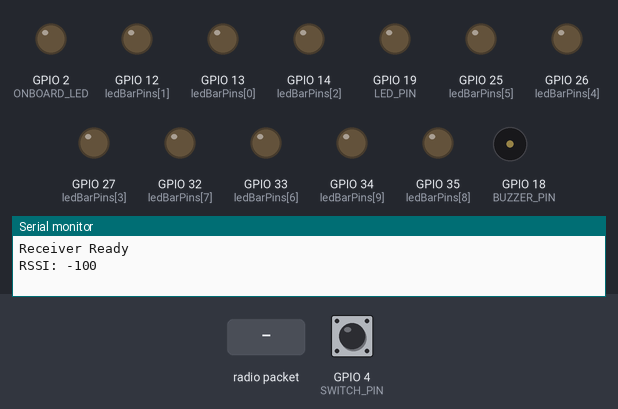
Simulated run of this sketch. Board: ESP32. On the bench: output pins drawn as LEDs (lit = HIGH), buzzer (waves = sounding), the last lines printed to the serial monitor. The inputs (shaded band) are chosen by the test bench; at power-on: GPIO 4 (SWITCH_PIN) HIGH.

Above: at 1.2 s.
1.3 s: radio packet "1" arrives
At 2.7 s:
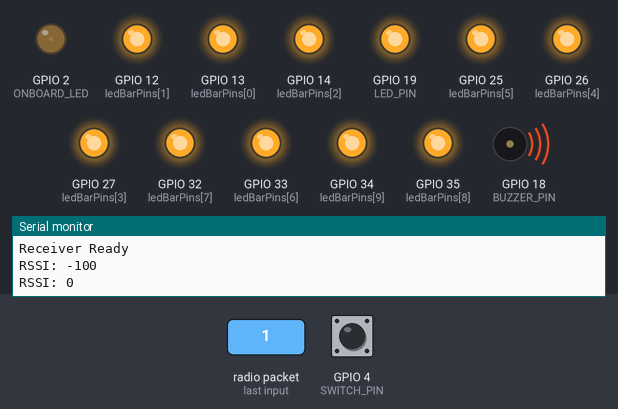
5.9 s: radio packet "0" arrives
At 8.7 s:
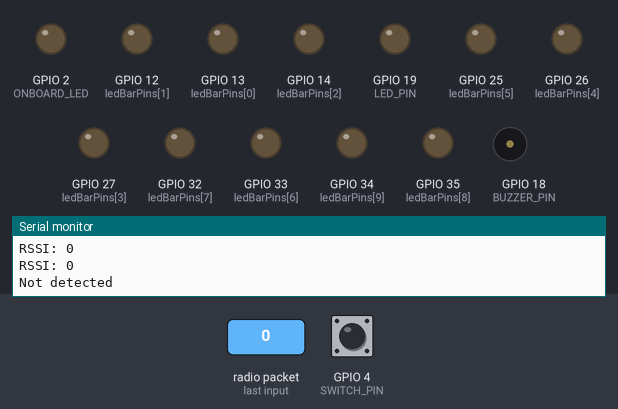
8.9 s: radio packet "2" arrives
At 9.7 s:
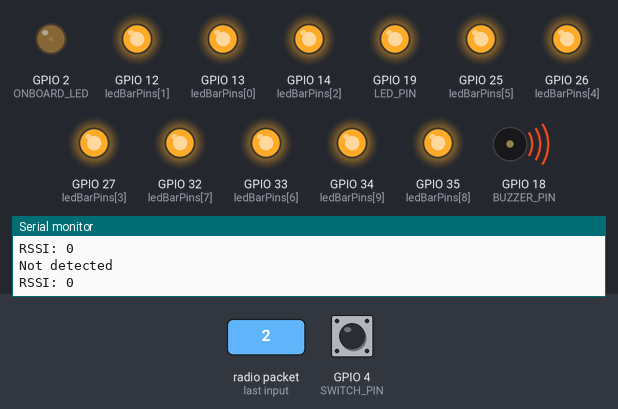
Timing chart, 0 to 12.5 s (numbered marks = the images above; inputs shaded):
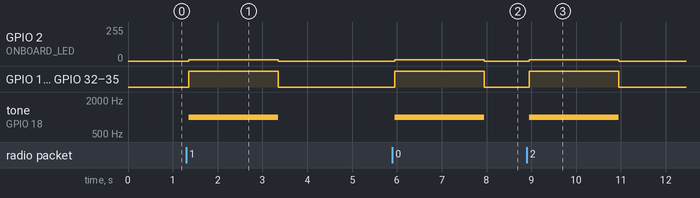

The sketch:

now_rece.ino
```cpp
#include <WiFi.h>
#include <esp_now.h>

// --- Original Single Pins ---
#define LED_PIN 19
#define BUZZER_PIN 18
#define ONBOARD_LED 2

// --- New Switch Pin ---
#define SWITCH_PIN 4

// --- 10-LED Bar Graph Pins ---
const int ledBarPins[10] = {13,12,14,27,26,25,33,32,35,34};

// --- Signal Tracking Variables ---
int lastRSSI = -100;
unsigned long lastReceiveTime = 0;

// --- Blinking/Buzzing State Variables ---
unsigned long previousTime = 0;
bool outputState = LOW;

// --- RSSI and Interval Boundaries ---
const int SILENCE_THRESHOLD = -85; // If signal is weaker than -85, stay completely silent
const int MIN_RSSI = -84; // Start beeping slowly at this signal strength
const int MAX_RSSI = -30; // Strongest expected signal

// Interval bounds (in milliseconds)
const int MAX_INTERVAL = 1000; // 1 second gap between beeps for weak signals
const int MIN_INTERVAL = 0;    // 0ms gap = solid ON for strong signals
const int BEEP_DURATION = 50;  // How long the actual beep lasts

// --- Hardcoded Settings ---
const int buzzerPitch = 1000; // 1000 Hz is a standard clear beep
const int ledBrightness = 10; // Set ONBOARD_LED brightness from 0 (off) to 255 (max bright)

// Callback function: Executes when data is received
void onReceive(const esp_now_recv_info_t *info, const uint8_t *data, int len) {
  lastRSSI = info->rx_ctrl->rssi;
  lastReceiveTime = millis();
}

// Helper function to easily update the 10-LED bar graph
void updateLEDBar(int numLedsOn) {
  for (int i = 0; i <= 10; i++) {
    if (i < numLedsOn) {
      digitalWrite(ledBarPins[i], HIGH);
    } else {
      digitalWrite(ledBarPins[i], LOW);
    }
  }
}

void setup() {
  Serial.begin(115200);

  // Initialize pins
  pinMode(LED_PIN, OUTPUT);
  pinMode(BUZZER_PIN, OUTPUT);
  pinMode(ONBOARD_LED, OUTPUT);

  // Initialize switch pin
  pinMode(SWITCH_PIN, INPUT);

  // Initialize all 10 LED bar pins
  for (int i = 0; i < 10; i++) {
    pinMode(ledBarPins[i], OUTPUT);
  }

  WiFi.mode(WIFI_STA);

  if (esp_now_init() != ESP_OK) {
    Serial.println("ESP-NOW Init Failed");
    return;
  }

  esp_now_register_recv_cb(onReceive);
  Serial.println("Receiver Ready");
}

void loop() {
  // --- 0. Master Switch Logic ---
  // Check if the switch is connected to GND (LOW)
  if (digitalRead(SWITCH_PIN) == LOW) {

    // Safety measure: Force everything OFF
    outputState = LOW;
    digitalWrite(LED_PIN, LOW);
    analogWrite(ONBOARD_LED, 0); // Turn OFF onboard LED
    noTone(BUZZER_PIN);
    updateLEDBar(0);

    Serial.println("System Paused. Flip switch to VCC to resume.");

    // Enter infinite loop until switch is flipped to VCC (HIGH)
    while (digitalRead(SWITCH_PIN) == LOW) {
      delay(10); // Feed the watchdog timer
    }

    Serial.println("System Resumed!");
  }


  // --- Resume Normal Operation if Switch is HIGH ---
  unsigned long currentMillis = millis();

  // --- 1. Serial Monitor Reporting (Once per second) ---
  static unsigned long lastPrint = 0;
  if (currentMillis - lastPrint > 1000) {
    lastPrint = currentMillis;

    if (currentMillis - lastReceiveTime > 2000) {
      Serial.println("Not detected");
    } else {
      Serial.print("RSSI: ");
      Serial.println(lastRSSI);
    }
  }

  // --- 2. LED Bar Graph Update Logic ---
  int activeLeds = 0;

  if (currentMillis - lastReceiveTime <= 2000 && lastRSSI >= SILENCE_THRESHOLD) {
    activeLeds = map(lastRSSI, SILENCE_THRESHOLD, -40, 0, 10);
    activeLeds = constrain(activeLeds, 0, 10);
  }

  updateLEDBar(activeLeds);


  // --- 3. Beep and Single LED Blinking Logic ---
  if (currentMillis - lastReceiveTime > 2000 || lastRSSI < SILENCE_THRESHOLD) {
    outputState = LOW;
    digitalWrite(LED_PIN, LOW);
    analogWrite(ONBOARD_LED, 0); // Turn OFF onboard LED
    noTone(BUZZER_PIN);
  }
  else {
    int delayInterval = map(lastRSSI, MIN_RSSI, MAX_RSSI, MAX_INTERVAL, MIN_INTERVAL);
    delayInterval = constrain(delayInterval, MIN_INTERVAL, MAX_INTERVAL);

    if (delayInterval <= 15) {
      digitalWrite(LED_PIN, HIGH);
      analogWrite(ONBOARD_LED, ledBrightness); // Turn ON onboard LED at custom brightness
      tone(BUZZER_PIN, buzzerPitch);
      outputState = HIGH;
    }
    else {
      if (outputState == HIGH) {
        if (currentMillis - previousTime >= BEEP_DURATION) {
          previousTime = currentMillis;
          outputState = LOW;
          digitalWrite(LED_PIN, LOW);
          analogWrite(ONBOARD_LED, 0);  // Turn OFF onboard LED
          noTone(BUZZER_PIN);
        }
      } else {
        if (currentMillis - previousTime >= delayInterval) {
          previousTime = currentMillis;
          outputState = HIGH;
          digitalWrite(LED_PIN, HIGH);
          analogWrite(ONBOARD_LED, ledBrightness); // Turn ON onboard LED at custom brightness
          tone(BUZZER_PIN, buzzerPitch);
        }
      }
    }
  }
}
```

Measured:
- after the input at 1.3 s, GPIO 2 (ONBOARD_LED): 0/255 → 10/255 after 0.05 s, → 0/255 2.0 s later; GPIO 12 (ledBarPins[1]): LOW → HIGH after 0.05 s, → LOW 2.0 s later
- after the input at 5.9 s, GPIO 2 (ONBOARD_LED): 0/255 → 10/255 after 0.05 s, → 0/255 2.0 s later; GPIO 12 (ledBarPins[1]): LOW → HIGH after 0.05 s, → LOW 2.0 s later
- after the input at 8.9 s, GPIO 2 (ONBOARD_LED): 0/255 → 10/255 after 0.05 s, → 0/255 2.0 s later; GPIO 12 (ledBarPins[1]): LOW → HIGH after 0.05 s, → LOW 2.0 s later
